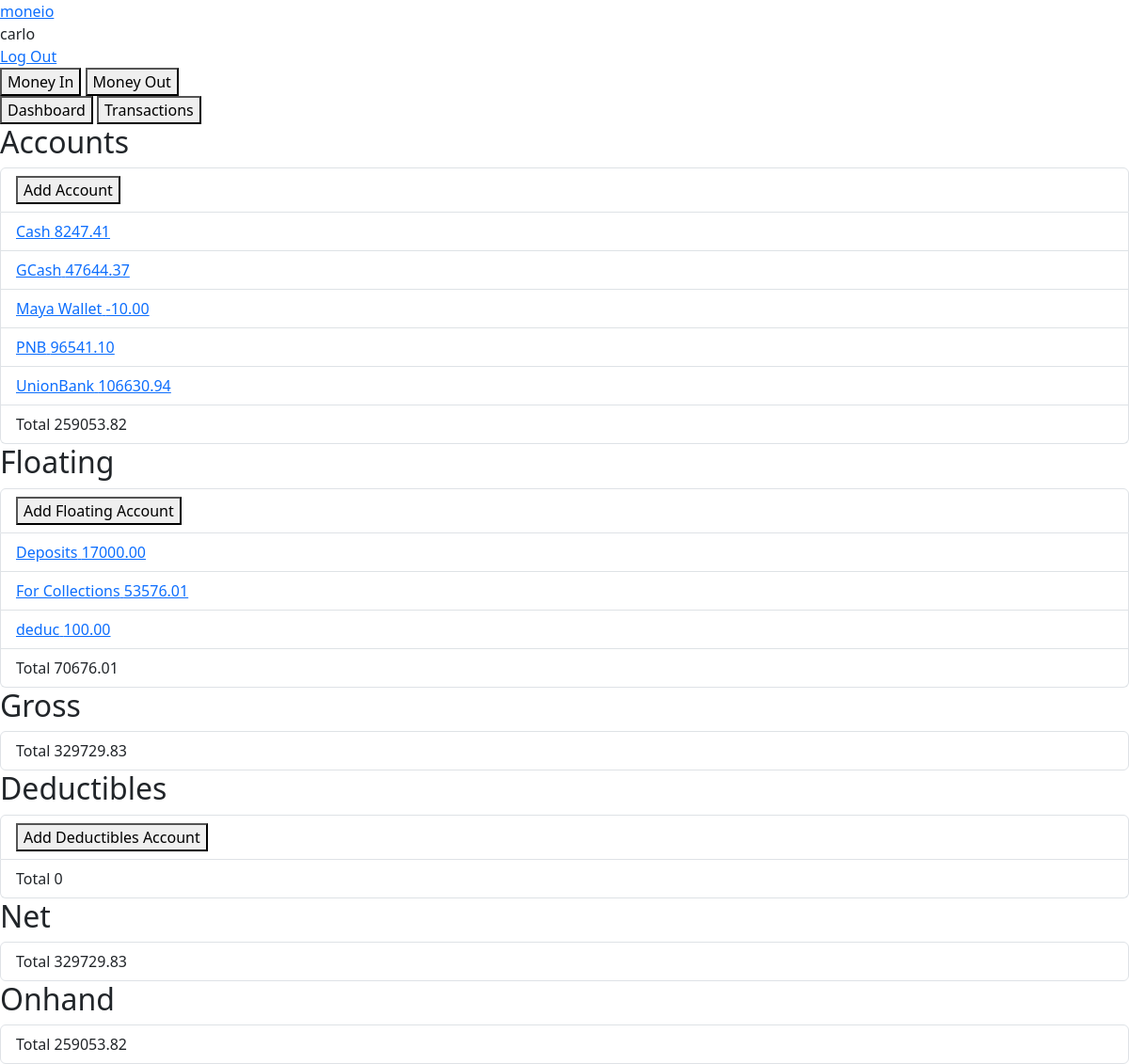
The app's page / (signed in), older data.
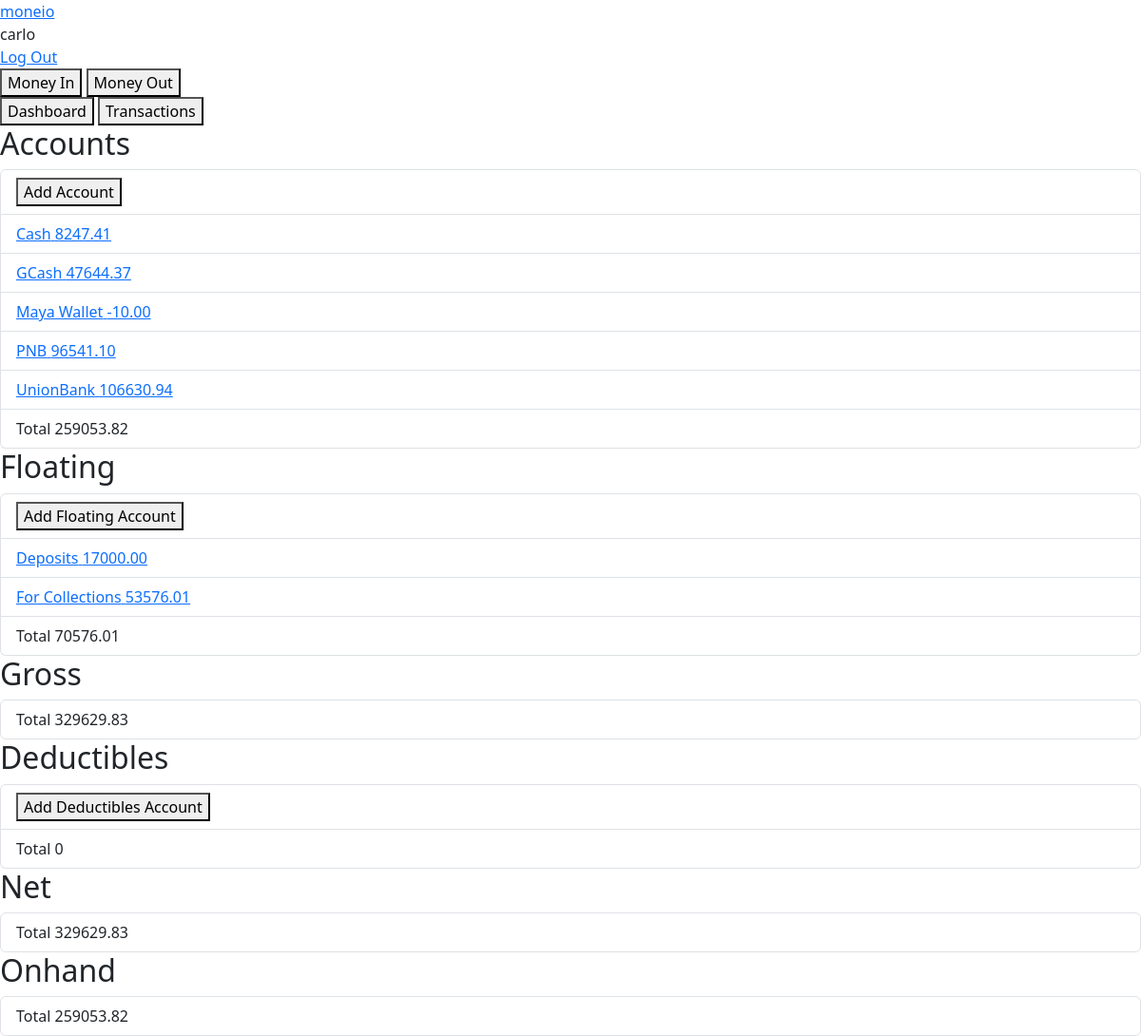
The same page, newer data.
### moneio/models.py (models this page shows, shortened)
class Account(models.Model):
  user = models.ForeignKey(User, on_delete=models.CASCADE, related_name="account_user")
  name = models.CharField(max_length=255)
  initial_balance = models.DecimalField(max_digits=12, decimal_places=2)
  initial_balance_date = models.DateField()
  is_floating = models.BooleanField()
  def serialize(self):
    return {
      "id": self.id,
      "name": self.name,
      "balance": self.initial_balance,
      "date": self.initial_balance_date.strftime("%e %B %Y"),
      "is_floating": self.is_floating,
    }

### moneio/views.py (the view)
# urls.py: path("", views.index, name="index"),
  def views(request):
    if request.user.is_authenticated:
      accounts = Account.objects.filter(user = request.user).order_by("name")
      breakdowns = MoneyInOut.objects.filter(user = request.user).order_by("-date")
      accounts = [account.serialize() for account in accounts]
      breakdowns = [breakdown.serialize() for breakdown in breakdowns]
      for breakdown in breakdowns:
        for account in accounts:
          if account["name"] == breakdown["account"]:
            account["balance"] += breakdown["price"]
      current_total_balance = 0
      current_total_floating = 0
      current_total_deductibles = 0
      for account in accounts:
        if account["is_floating"]:
          if account["balance"] >= 0:
            current_total_floating += account["balance"]
          else:
            current_total_deductibles += account["balance"]
        else:
          current_total_balance += account["balance"]
      current_total_deductibles = current_total_deductibles * (-1)
      current_total_gross = current_total_balance + current_total_floating
      current_total_net = current_total_gross - current_total_deductibles
      current_total_onhand = current_total_net - current_total_floating
      return render(request, "moneio/index.html", {
        "data": {
          "accounts": accounts,
          "breakdowns": breakdowns,
          "current_total_balance": current_total_balance,
          "current_total_floating": current_total_floating,
          "current_total_gross": current_total_gross,
          "current_total_deductibles": current_total_deductibles,
          "current_total_net": current_total_net,
          "current_total_onhand": current_total_onhand,
        },
      })
    return func(request)

### moneio/models.py (called while the page is built)
  def serialize(self):
    return {
      "id": self.id,
      "name": self.name,
      "price": self.price,
      "date": self.date.strftime("%e %B %Y"),
      "account": self.account.name,
    }

### moneio/templates/moneio/index.html (shortened to what this page needs)
{% extends "moneio/layout.html" %}
{% load static %}
{% block body %}
  <div id="defaultView">
    <div>
      <button id="moneyInBtn">Money In</button>
      <button id="moneyOutBtn">Money Out</button>
    </div>
    <div>
      <button id="dashboardBtn">Dashboard</button>
      <button id="breakdownBtn">Transactions</button>
    </div>
    <div id="dashboardView">
      <div>
        <h2>Accounts</h2>
        <ul class="list-group">
          <li class="list-group-item">
            <button id="addAccountBtn">Add Account</button>
          </li>
          {% for account in data.accounts %}
            {% if not account.is_floating %}
              <li class="list-group-item">
                <a href="{% url 'edit_account' request.user.username account.id %}">
                  <span>{{ account.name }}</span>
                  <span>{{ account.balance }}</span>
                </a>
              </li>
            {% endif %}
          {% endfor %}
          <li class="list-group-item">
            <span>Total</span>
            <span>{{ data.current_total_balance }}</span>
          </li>
        </ul>
      </div>
      <div>
        <h2>Floating</h2>
        <ul class="list-group">
          <li class="list-group-item">
            <button id="addFloatingBtn">Add Floating Account</button>
          </li>
          {% for account in data.accounts %}
            {% if account.is_floating and account.balance >= 0 %}
              <li class="list-group-item">
                <a href="{% url 'edit_account' request.user.username account.id %}">
                  <span>{{ account.name }}</span>
                  <span>{{ account.balance }}</span>
                </a>
              </li>
            {% endif %}
          {% endfor %}
          <li class="list-group-item">
            <span>Total</span>
            <span>{{ data.current_total_floating }}</span>
          </li>
        </ul>
      </div>
      <div>
        <h2>Gross</h2>
        <ul class="list-group">
          <li class="list-group-item">
            <span>Total</span>
            <span>{{ data.current_total_gross }}</span>
          </li>
        </ul>
      </div>
      <div>
        <h2>Deductibles</h2>
        <ul class="list-group">
          <li class="list-group-item">
            <button id="addDeductiblesBtn">Add Deductibles Account</button>
          </li>
          <li class="list-group-item">
            <span>Total</span>
            <span>{{ data.current_total_deductibles }}</span>
          </li>
        </ul>
      </div>
      <div>
        <h2>Net</h2>
        <ul class="list-group">
          <li class="list-group-item">
            <span>Total</span>
            <span>{{ data.current_total_net }}</span>
          </li>
        </ul>
      </div>
      <div>
        <h2>Onhand</h2>
        <ul class="list-group">
          <li class="list-group-item">
            <span>Total</span>
            <span>{{ data.current_total_onhand }}</span>
          </li>
        </ul>
      </div>
    </div>
  </div>
{% endblock %}

Row changes from the older to the newer data that the page shows:
removed Account: name "deduc"
Text that changed along with them:
{{ data.current_total_floating }}: "70676.01" → "70576.01"
{{ data.current_total_gross }}: "329729.83" → "329629.83"
{{ data.current_total_net }}: "329729.83" → "329629.83"
list line gone: "100.00"
